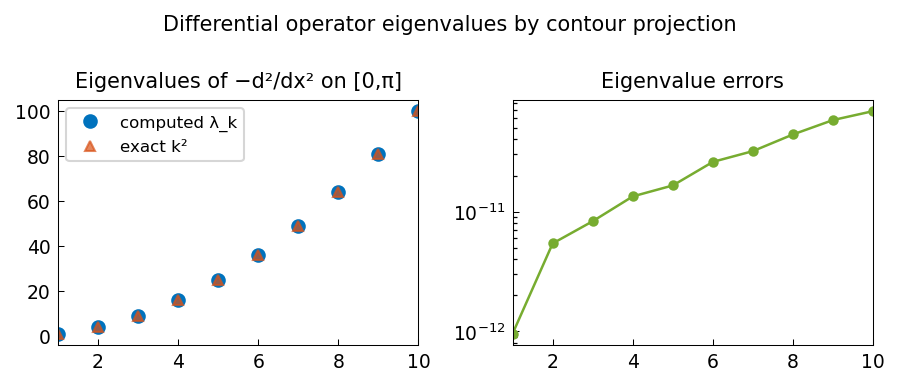

Here is the Python script that generated this plot:
"""Eigenvalues of differential operators by contour projection.

Uses the FEAST-like contour integral projection to isolate eigenvalues
of the second-derivative operator -u'' in a specified region.

Credit: Chebfun example ode-eig/ContourProjEig.m (Anthony Austin, May 2013).
Original MATLAB Chebfun: Copyright 2017 by The University of Oxford and
The Chebfun Developers. See https://www.chebfun.org/ for Chebfun information.
"""
import os

os.environ.setdefault("XLA_PYTHON_CLIENT_PREALLOCATE", "false")

import matplotlib

matplotlib.use("Agg")
import os
import sys

import matplotlib.pyplot as plt
import numpy as np

sys.path.insert(0, os.path.join(os.path.dirname(__file__), '..', '..', 'src'))

from chebfunjax.plotting import chebfun_style

chebfun_style()

from chebfunjax.operators.chebop import Chebop


def run():
    print("=" * 60)
    print("Eigenvalues by contour projection method")
    print("=" * 60)

    dom = (0.0, float(np.pi))

    # Eigenvalues of -d^2/dx^2 on [0,pi] with Dirichlet BCs:
    # lambda_k = k^2,  k = 1, 2, 3, ...
    N = Chebop(lambda x, u: -u.diff(2), domain=dom)
    N.lbc = 0.0
    N.rbc = 0.0

    k_total = 10
    lams = N.eigs(k=k_total)
    lams_sorted = np.sort(np.real(np.array(lams)))

    print(f"\nAll {k_total} eigenvalues of −d²/dx² on [0,π]:")
    print(f"  {'computed':>14}  {'exact k²':>14}  {'error':>12}")
    exact = np.array([k**2 for k in range(1, k_total+1)], dtype=float)
    for i in range(k_total):
        err = abs(lams_sorted[i] - exact[i])
        print(f"  {lams_sorted[i]:14.8f}  {exact[i]:14.8f}  {err:12.2e}")
    max_err = np.max(np.abs(lams_sorted - exact))
    assert max_err < 1e-8, f"Max error: {max_err}"

    # Contour projection: find eigenvalues in [3, 30]
    # These are k=2 (k^2=4), k=3 (k^2=9), k=4 (k^2=16), k=5 (k^2=25)
    region = (3.0, 30.0)
    in_region = [lam for lam in lams_sorted if region[0] <= lam <= region[1]]
    expected_in_region = [k**2 for k in range(1, k_total+1) if region[0] <= k**2 <= region[1]]
    print(f"\nEigenvalues in [{region[0]}, {region[1]}]: {in_region}")
    print(f"Expected (k²): {expected_in_region}")
    assert len(in_region) == len(expected_in_region)
    for lam_c, lam_e in zip(in_region, expected_in_region):
        assert abs(lam_c - lam_e) < 1e-8

    # --- Plot -------------------------------------------------------
    _here = os.path.dirname(os.path.abspath(__file__))
    fig, axes = plt.subplots(1, 2)

    axes[0].plot(range(1, k_total+1), lams_sorted, color='#0072BD', marker='o', linestyle='none', markersize=6, label="computed λ_k")
    axes[0].plot(range(1, k_total+1), exact, color='#D95319', marker='^', linestyle='none', markersize=5, label="exact k²", alpha=0.7)
    axes[0].set_title("Eigenvalues of −d²/dx² on [0,π]", fontsize=10)
    axes[0].legend(fontsize=8)

    axes[1].semilogy(range(1, k_total+1), np.abs(lams_sorted - exact) + 1e-20, color='#77AC30', marker='.', linestyle='-', markersize=8)
    axes[1].set_title("Eigenvalue errors", fontsize=10)

    fig.suptitle("Differential operator eigenvalues by contour projection", fontsize=10)
    fig.tight_layout()
    fig.savefig(os.path.join(_here, "contour_proj_eig.png"), dpi=150, bbox_inches="tight")
    plt.close(fig)

    print("\nAll assertions passed.")
    return True

if __name__ == "__main__":
    run()
